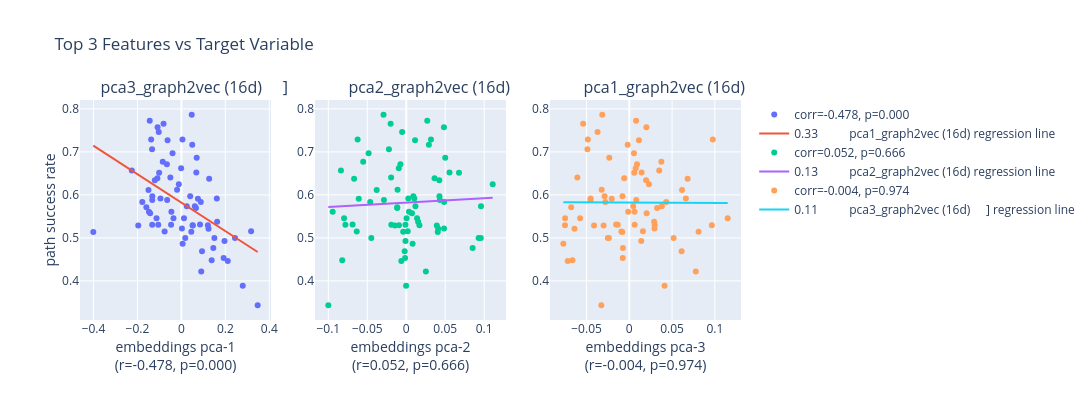

Notebook source saved alongside this figure:
### Markdown cell above
#### Flow-Tree Embeddings

### Code cell
pca = PCA(n_components=3)
reduced_features = pca.fit_transform(flow_tree_embeddings)

embedding_feature_str = """
        pca1_graph2vec (16d),
        pca2_graph2vec (16d),
        pca3_graph2vec (16d)
    ]"""

# embedding_feature_str = str(list(range(16)))
run_evaluate_regression(reduced_features, accs, feature_str=embedding_feature_str, axes=["embeddings pca-1", "embeddings pca-2", "embeddings pca-3"])
